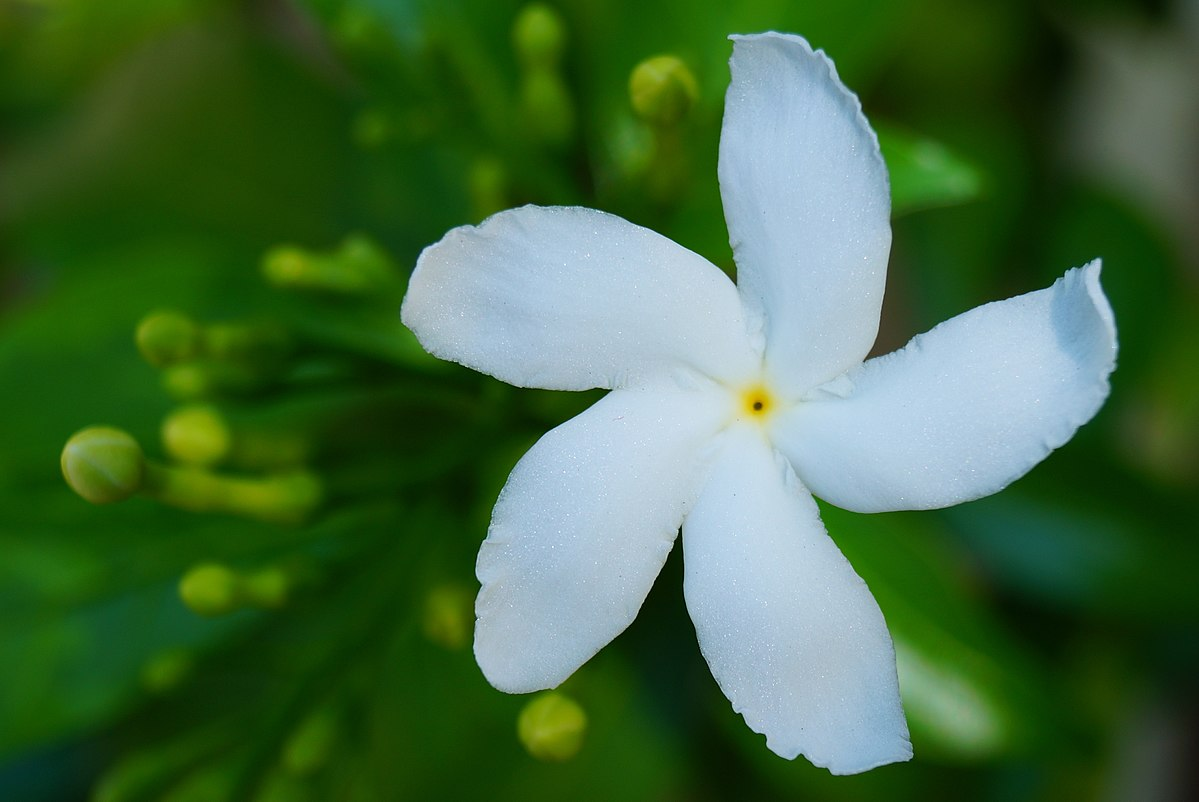
#> input picture Project Uas/melati.jpg, 1199 x 802 px, found by its file name
$ jupyter execute --allow-errors 'Project UAS.ipynb'
#> lines starting #> are read from the running program, lines starting #| are printed output that depends on the picture
[cell 1]
import matplotlib.pyplot as plt
import matplotlib.image as mpimg
import numpy as np

[cell 2]
gambar = "D:\Kuliah\Semester 6\Pengolahan Citra Digital\Project Python\melati.jpg"
img = mpimg.imread(gambar)
#> img is the input picture: shape (802, 1199, 3); mean R, G, B 67.4, 105, 62.8
plt.imshow(img)
plt.title('Citra yang digunakan')

[cell 3]
#Ubah RGB ke Grayscale
import numpy as np
import imageio
import matplotlib.pyplot as plt

[cell 4]
img = imageio.imread("melati.jpg")

[cell 5]
img_height = img.shape[0]
#> img_height = 802
img_width = img.shape[1]
#> img_width = 1199
img_channel = img.shape[2]
#> img_channel = 3
img_type = img.dtype

[cell 6]
img_gray = np.zeros(img.shape, dtype=np.uint8)

[cell 7]
for y in range(0, img_height):
    for x in range(0, img_width):
        red = img[y][x][0]
        green = img[y][x][1]
        blue = img[y][x][2]
        gray = (int(red) + int(green) + int(blue)) / 3
        img_gray[y][x] = (gray, gray, gray)
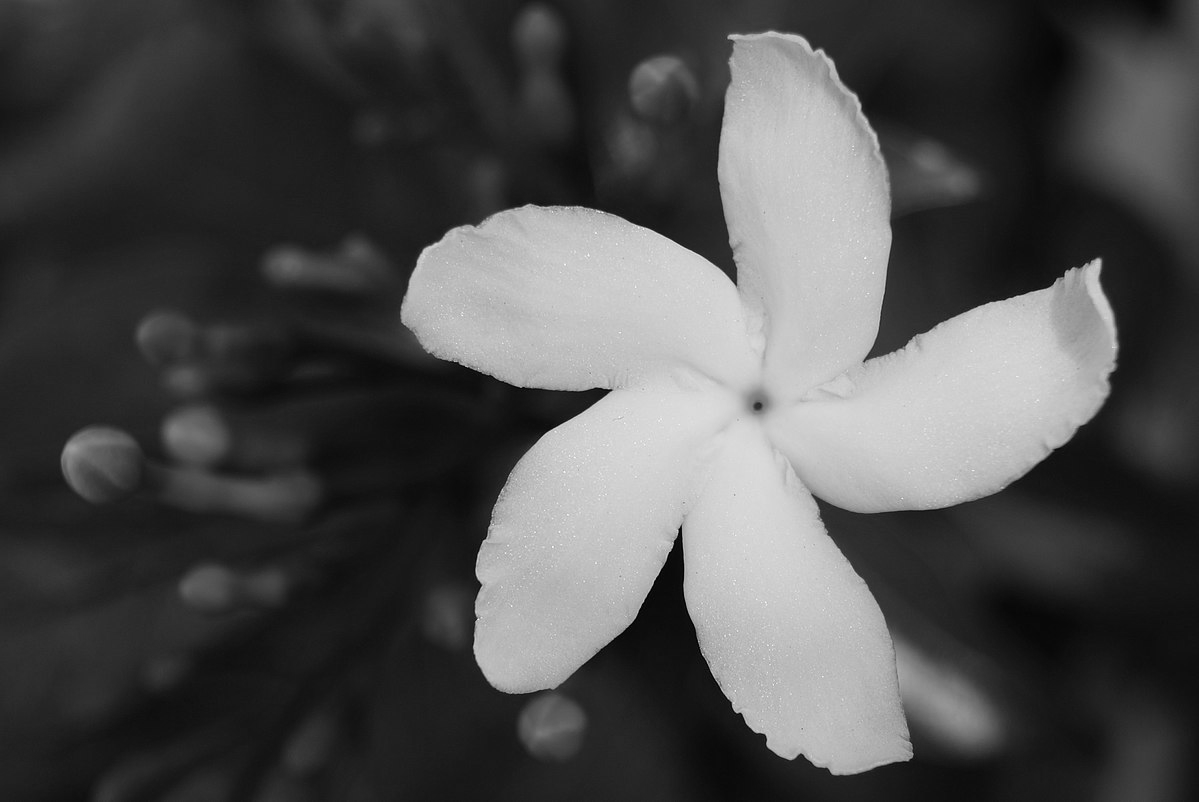
#> img_gray: shape (802, 1199, 3); min 1, max 251, mean 78.1

[cell 8]
plt.imshow(img_gray)
plt.imsave("grey.png", img_gray)
plt.title("Grayscale")
plt.show()

[cell 9]
#Tahap Cropping
from PIL import Image
from PIL import ImageFont
from PIL import ImageDraw
import sys

in_file = 'grey.png'

img = Image.open(in_file)
#> img: PIL image 1199x802 RGBA
width, height = img.size
#> width = 1199; height = 802

# crop
# 10 pixels from the left
# 20 pixels from the top
# 30 pixels from the right
# 40 pixels from the bottom


cropped = img.crop((400, 30, width-30, height-40))
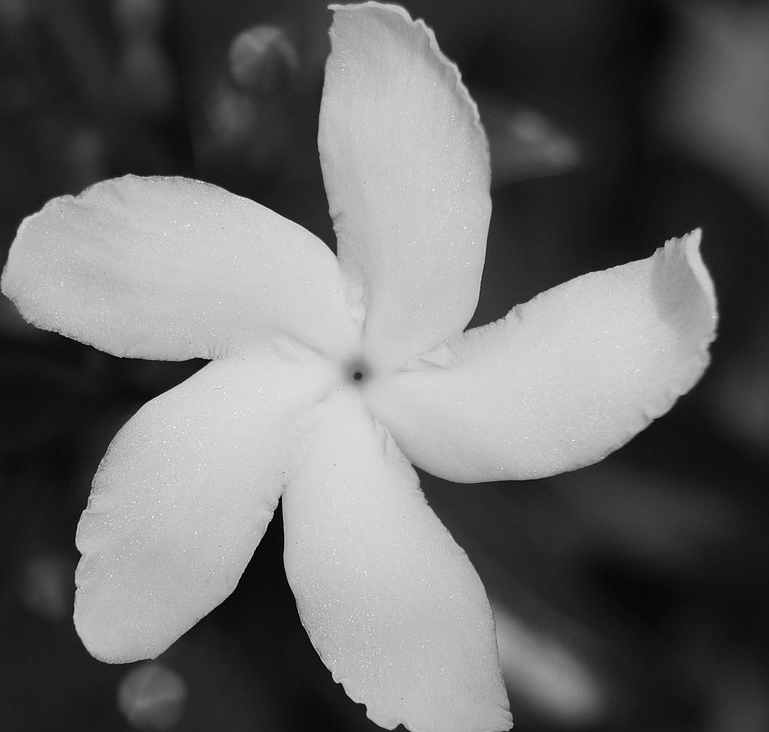
#> cropped: PIL image 769x732 RGBA; mean R, G, B, A 106.7, 106.7, 106.7, 255
cropped.save('greycrop.png')

[cell 10]
import matplotlib.pyplot as plt
import matplotlib.image as mpimg
import numpy as np

[cell 11]
gambar = "D:\Kuliah\Semester 6\Pengolahan Citra Digital\Project Python\greycrop.png"
#> (the rest of this cell did not finish here and is left out)

[cell 12]
#membuat histogram
hg = np.zeros((256))
#> hg = 256 values from 0 to 0
for x in range(0, 256):
    hg[x] = 0

for y in range(0, img_height):
    for x in range(0, img_width):
        gray = img_gray[y][x][0]
        hg[gray] += 1
#> after the loop, hg = 256 values, max 26865 at index 31, min 0 at index 0, mean 3756.2

bins = np.linspace(0, 256, 100)
plt.hist(hg, bins, color="black", alpha=0.5)
plt.title("Histogram")
plt.show()
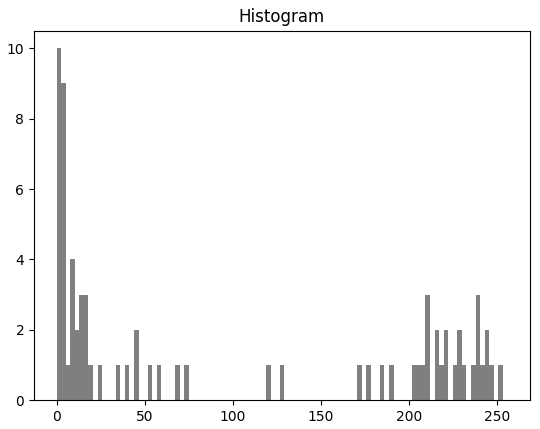
#> figure drawn by matplotlib, 1 panel; tallest bar 10 high, from x = 2.22e-16 to 2.59
